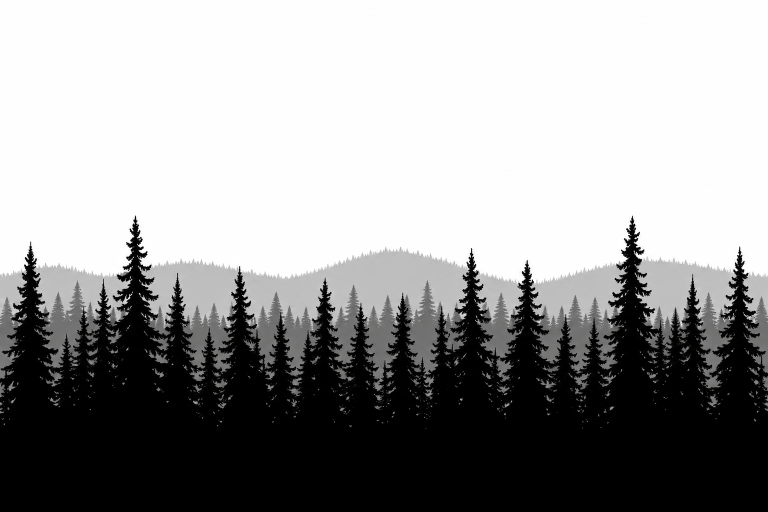
#> input picture tools/treeline-source.webp, 1536 x 1024 px (shown at 1/2 size)
$ python treeline-from-image.py treeline-source.webp treeline-source.webp
#> lines starting #> are read from the running program, lines starting #| are printed output that depends on the picture; after the words box and inside, x2 and y2 are one past the last pixel; in counts of white or black regions, pixels touching at a corner belong together
"""Turn a three-tone treeline silhouette (black near / mid grey / light grey far on white)
into the hero's packed texture: 4096x512 RGB, R = near, G = mid, B = far, seamless.

Each layer is extracted from its grey level, then re-cut at valleys between trees and
reshuffled (with flips and slight stretches) into a strip about three source widths long,
so the same trees do not line up side by side on screen."""
import sys, random
import numpy as np
from PIL import Image

src, out = sys.argv[1], sys.argv[2]
TW, TH = 4096, 512
rng = random.Random(11)

g = np.asarray(Image.open(src).convert('L')).astype(np.float32)
H0, W0 = g.shape
#> H0 = 1024; W0 = 1536
ramp = lambda x, a, b: np.clip((a - x) / (a - b), 0, 1)  # 1 at <= b, 0 at >= a
near = ramp(g, 100, 22)
mid = ramp(g, 186, 150)
far = ramp(g, 248, 206)

# trim image edges (generators leave soft borders) and crop to the treeline
m = 6
near, mid, far = near[:, m:-m], mid[:, m:-m], far[:, m:-m]
#> near: shape (1024, 1524) float32
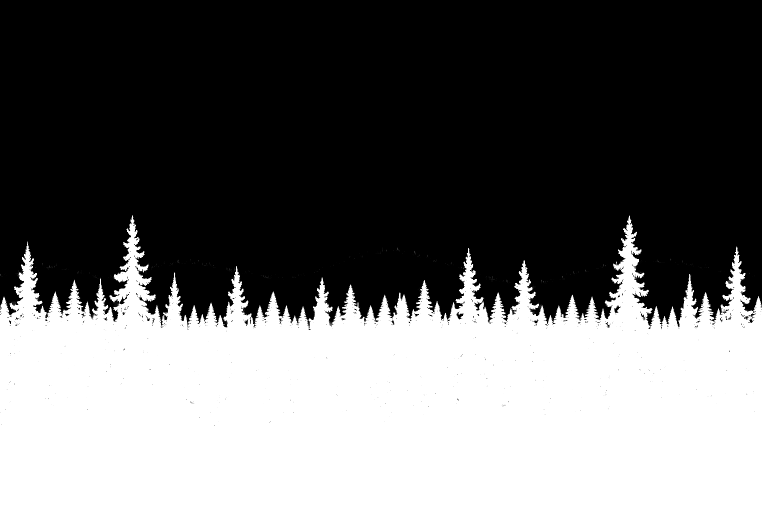
#> mid: shape (1024, 1524) float32 (shown at 1/2 size); min 0, max 1, mean 0.412
#> far: shape (1024, 1524) float32
rows = np.where((far > 0.5).any(axis=1))[0]
#> rows = 593 values from 431 to 1023
top = max(0, rows[0] - 6)
#> top = 425
near, mid, far = near[top:], mid[top:], far[top:]
#> near: shape (599, 1524) float32
#> mid: shape (599, 1524) float32
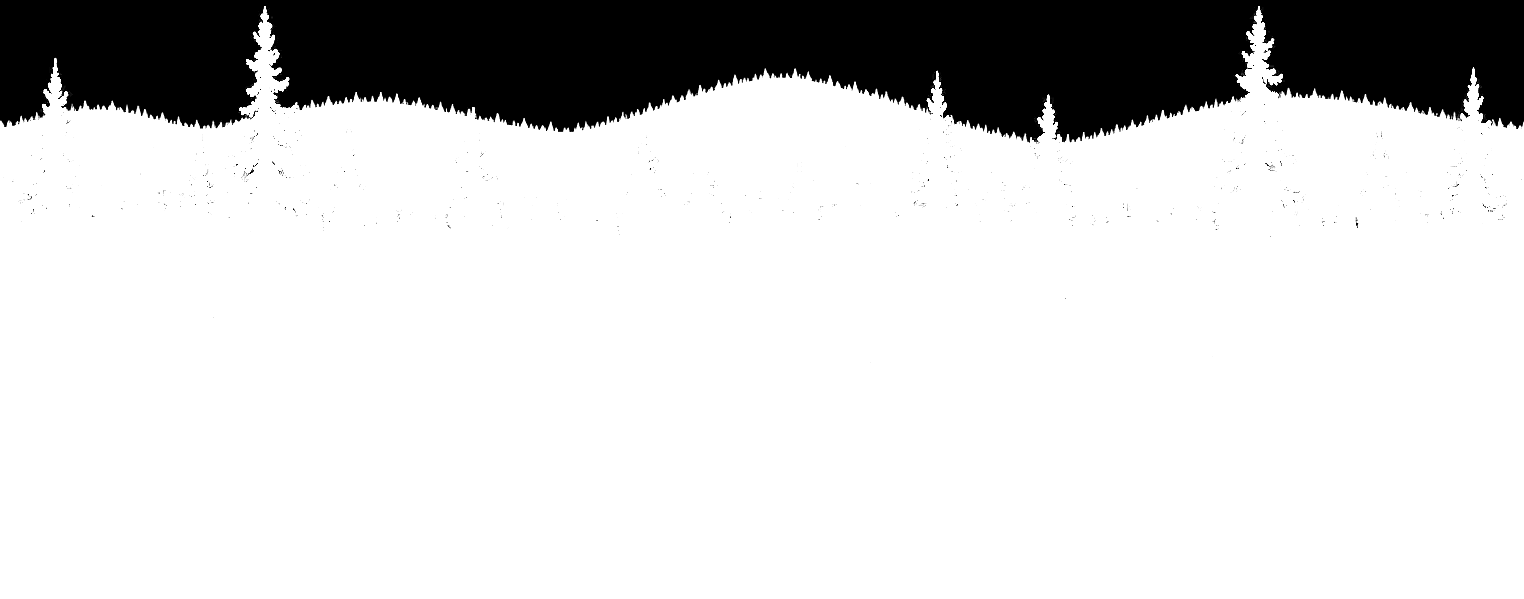
#> far: shape (599, 1524) float32; min 0, max 1, mean 0.823
Hc, Wc = near.shape
#> Hc = 599; Wc = 1524
scale = TH / Hc
#> scale = 0.855
target = int(round(TW / scale))
#> target = 4792

def profile(mask):
    filled = mask > 0.5
#> filled: shape (599, 1524) bool; 59.7% white; 821 black regions (707 under 20 px), largest, box (x1, y1, x2, y2) and area: (0, 0, 1524, 357) 353090, (0, 279, 35, 312) 537, (1142, 321, 1174, 354) 438
    h = np.where(filled.any(axis=0), filled.argmax(axis=0), Hc).astype(np.float32)
#> h = 1524 values, max 339 at index 753, min 7 at index 264, mean 202.8
    return h

def valleys(h, k, step=1):
    c = []
    for x in range(k, len(h) - k, step):
        if h[x] >= h[x - k:x + k + 1].max() - 0.5:
            c.append(x)
    return c

def synth(stack, k, lo, hi, tol):
    """stack: 3 x Hc x Wc masks (near, mid, far), cut jointly so the layers stay registered."""
    hn, hm, hf = profile(stack[0]), profile(stack[1]), profile(stack[2])
#> in profile (call 2), `filled = mask > 0.5`: filled: shape (599, 1524) bool; 70.3% white; 449 black regions (432 under 20 px), largest, box (x1, y1, x2, y2) and area: (0, 0, 1524, 233) 269093, (913, 198, 927, 214) 105, (1228, 186, 1241, 201) 89
#> in profile (call 3), `filled = mask > 0.5`: filled: shape (599, 1524) bool; 82.3% white; 148 black regions (147 under 20 px), largest, box (x1, y1, x2, y2) and area: (0, 0, 1524, 143) 161510
#> hn has the same summary as h in profile; hm = 1524 values, max 228 at index 1356, min 6 at index 264, mean 166.9; hf = 1524 values, max 143 at index 1029, min 6 at index 264, mean 104.6
    deep = np.percentile(hn, 60)
#> deep = 232
    cand = [x for x in valleys(hn, k) if hn[x] >= deep]
#> after the loop in valleys, `for x in range(k, len(h) - k, step):`: c = 79 values from 27 to 1516
#> cand = 55 values from 102 to 1516
    H3 = {x: np.array([hn[x], hm[x], hf[x]]) for x in cand}
#> H3 = 55 items
    pairs = []
    for s0 in cand:
        for e0 in cand:
            if lo <= e0 - s0 <= hi:
                pairs.append((s0, e0, False, H3[s0], H3[e0]))
                pairs.append((s0, e0, True, H3[e0], H3[s0]))
#> this loop made 55 passes
#> s0 on passes 1 to 12: 102, 103, 113, 139, 172, 173, 316, 317, 318, 322, 323, 390
#> after the loop, pairs = 1352 items
    tolv = np.array(tol, dtype=np.float32)
    def fits(h0, h1, k=1.0): return (np.abs(h0 - h1) <= tolv * k).all()
    use = np.zeros(Wc)
#> use = 1524 values from 0 to 0
    segs, total = [], 0
    first = None
    while total < target:
        prev = segs[-1][4] if segs else None
        closing = target - total < hi * 1.1
        opts = [pp for pp in pairs if (prev is None or fits(pp[3], prev)) and (not closing or fits(pp[4], first, 1.4))]
        if not opts:
            opts = [pp for pp in pairs if prev is None or fits(pp[3], prev, 1.8)]
        # prefer stretches of the source used least so far
        opts.sort(key=lambda pp: use[pp[0]:pp[1]].mean() + rng.random() * 0.8)
        a0, b0, flip, hs, he = opts[0]
        use[a0:b0] += 1
        stretch = rng.uniform(0.92, 1.1)
        segs.append((a0, b0, flip, stretch, he))
        if first is None:
            first = hs
        total += int((b0 - a0) * stretch)
#> this loop made 16 passes
#> (prev, closing, a0, b0, flip, hs, he, total) on passes 2, 3, 4, 6, 8, 9, 10, 11: ([312, 205, 121], False, 1152, 1324, False, [321, 189, 120], [264, 219, 96], 616), ([264, 219, 96], False, 1323, 1516, False, [264, 223, 95], [278, 168, 129], 798), ([278, 168, 129], False, 999, 1514, True, [278, 174, 126], [291, 169, 131], 1324), ([339, 211, 78], False, 525, 756, True, [339, 205, 76], [312, 205, 121], 1796), ([324, 136, 85], False, 848, 1095, False, [324, 135, 84], [302, 222, 133], 2385), ([302, 222, 133], False, 1096, 1356, False, [302, 218, 137], [233, 228, 102], 2628), ([233, 228, 102], False, 322, 516, False, [244, 225, 102], [286, 195, 126], 2827), ([286, 195, 126], False, 173, 515, True, [286, 198, 126], [242, 181, 124], 3176)
#> (a0, b0, flip, he, first, total) on pass 1: (103, 525, False, [312, 205, 121], [275, 179, 106], 441)
#> after the loop, segs = 16 items; total = 4933; use = 1524 values, max 5 at index 322, min 0 at index 0, mean 3.25
    guard = len(pairs)
#> guard = 1352
    chans = []
    for L in range(3):
        cols = []
        for a, b, flip, stretch, _ in segs:
            piece = stack[L][:, a:b]
            if flip:
                piece = piece[:, ::-1]
            w = max(4, int(piece.shape[1] * stretch))
            piece = np.asarray(Image.fromarray((piece * 255).astype(np.uint8)).resize((w, Hc), Image.LANCZOS)).astype(np.float32) / 255
            cols.append(piece)
        X = 22
        strip = cols[0]
        for pc in cols[1:]:
            t = np.linspace(0, 1, X)[None, :]
            strip = np.concatenate([strip[:, :-X], strip[:, -X:] * (1 - t) + pc[:, :X] * t, pc[:, X:]], axis=1)
        t = np.linspace(0, 1, X)[None, :]
        strip = np.concatenate([strip[:, -X:] * (1 - t) + strip[:, :X] * t, strip[:, X:-X]], axis=1)
        chans.append(Image.fromarray((np.clip(strip, 0, 1) * 255).astype(np.uint8)).resize((TW, TH), Image.LANCZOS))
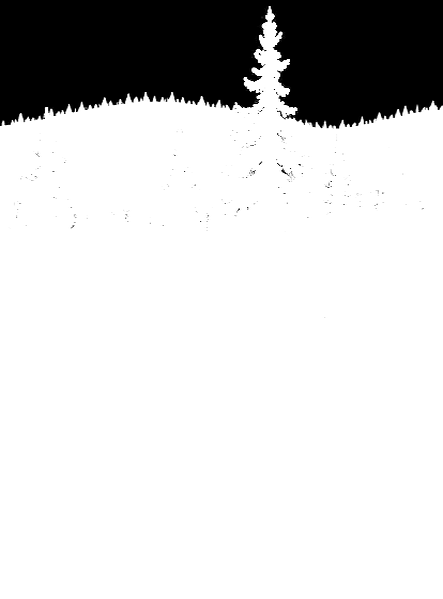
#> piece: shape (599, 443) float32; min 0, max 1, mean 0.823
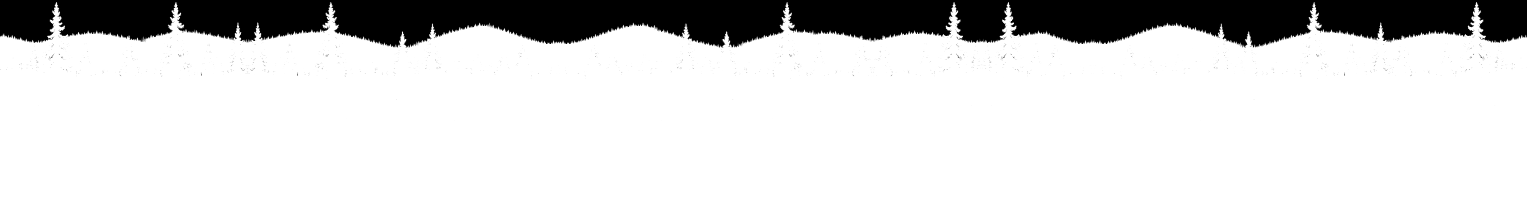
#> strip: shape (599, 4581) float64 (shown at 1/3 size); min 0, max 1, mean 0.825
#> after the loop, chans = 3 items
    return chans, len(segs), guard

(R, G, B), n, tries = synth(np.stack([near, mid, far]), 7, 160, 560, (12, 16, 9))
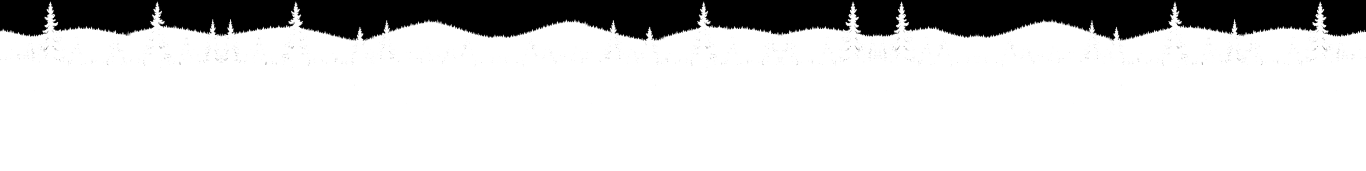
#> B: PIL image 4096x512 L (shown at 1/3 size); min 0, max 255, mean 210.3
#> n = 16; tries = 1352
tex = Image.merge('RGB', (R, G, B))
tex.save(out, optimize=True)
# the page loads the lossless WebP copy (same pixels, smaller file)
tex.save(out.replace('.png', '.webp'), 'WEBP', lossless=True, quality=100, method=6)
print('segments', n, 'tries', tries)
#| segments 16 tries 1352

prev = Image.new('RGB', (TW, TH), (46, 58, 80))
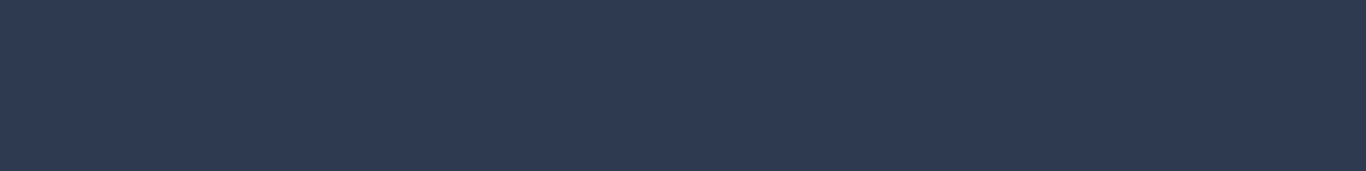
#> prev: PIL image 4096x512 RGB (shown at 1/3 size); mean R, G, B 46, 58, 80
for msk, col in ((B, (92, 104, 118)), (G, (46, 58, 66)), (R, (10, 15, 14))):
    prev.paste(Image.new('RGB', (TW, TH), col), (0, 0), msk)
#> this loop made 3 passes
#> col on passes 1 to 3: (92, 104, 118), (46, 58, 66), (10, 15, 14)
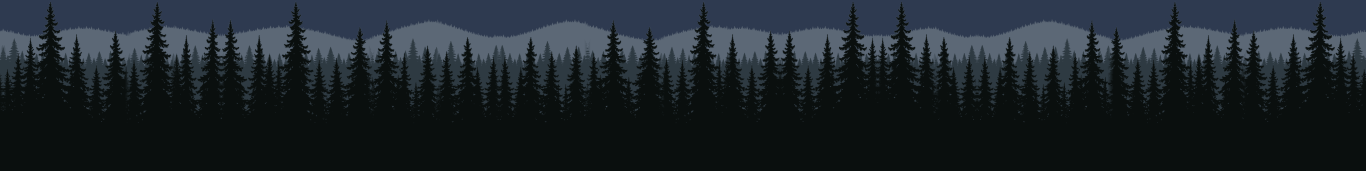
#> prev: PIL image 4096x512 RGB (shown at 1/3 size); mean R, G, B 29.8, 37.5, 43.3
prev.resize((2048, 256), Image.LANCZOS).save(out.replace('.png', '-preview.jpg'), quality=88)

far_top = np.median(profile(far)) / Hc
#> far_top = 0.179
mid_top = np.median(profile(mid)) / Hc
#> mid_top = 0.302
near_ground = np.percentile(profile(near), 90) / Hc
#> near_ground = 0.479
print('far top %.3f  mid top %.3f  near valleys %.3f' % (far_top, mid_top, near_ground))
#| far top 0.179  mid top 0.302  near valleys 0.479
